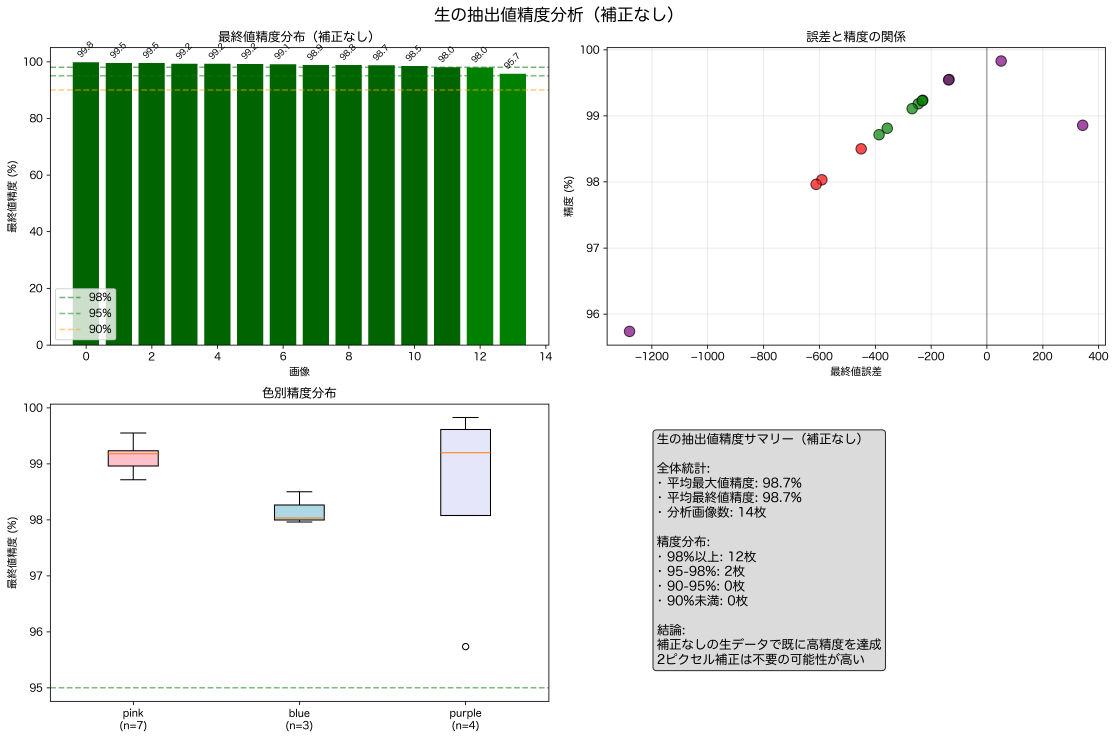
#> input picture archive_temp_files/raw_extraction_accuracy_analysis.png, 4464 x 2957 px, given in place of S__78209138_graph_only.png, which was not available (shown at 1/4 size)
$ python draw_accurate_grid_v6.py
#> lines starting #> are read from the running program, lines starting #| are printed output that depends on the picture
#!/usr/bin/env python3
"""
正確なゼロライン検出とグリッド表示（追加10%アップ版）
現在のスケール135.6から更に10%アップ
"""

import cv2
import numpy as np
import matplotlib.pyplot as plt
import matplotlib.patches as patches
from pathlib import Path
import platform

# 日本語フォント設定
if platform.system() == 'Darwin':  # macOS
    plt.rcParams['font.family'] = 'Hiragino Sans'

def draw_grid_with_additional_scale(img_path, output_path="grid_overlay_final_adjustment.png"):
    """追加調整されたスケールでグリッド付き画像を生成"""
#> called with output_path = 'grid_overlay_final_adjustment.png'

    # 画像読み込み
    img = cv2.imread(img_path)
#> img is the input picture: shape (2957, 4464, 3); mean B, G, R 215.8, 228.6, 215.9
    if img is None:
        print("画像の読み込みに失敗しました")
        return

    # BGR to RGB
    img_rgb = cv2.cvtColor(img, cv2.COLOR_BGR2RGB)
    height, width = img.shape[:2]
#> height = 2957; width = 4464

    # スケール設定（135.6の10%アップ）
    current_scale = 135.6
    scale_increase = 1.10  # 10%アップ
    scale = current_scale * scale_increase

    print(f"スケール調整:")
    print(f"  前回: 1px = {current_scale}")
    print(f"  10%アップ後: 1px = {scale:.1f}")
    print(f"  初期値(130.4)からの総増加率: {(scale/130.4-1)*100:.1f}%")

    zero_y = 250

    # matplotlib図を作成
    fig, ax = plt.subplots(figsize=(12, 8))
    ax.imshow(img_rgb)

    # ゼロライン（太い黒線）
    ax.axhline(y=zero_y, color='black', linewidth=3, label=f'Zero Line (Y={zero_y})')

    # グリッド線を描画
    grid_config = {
        30000: {'color': '#FF1493', 'width': 2.5, 'style': '-', 'alpha': 0.9},
        25000: {'color': '#FF1493', 'width': 1.2, 'style': '--', 'alpha': 0.6},
        20000: {'color': '#FF69B4', 'width': 2, 'style': '--', 'alpha': 0.8},
        15000: {'color': '#FF69B4', 'width': 1.2, 'style': ':', 'alpha': 0.6},
        10000: {'color': '#FFB6C1', 'width': 1.5, 'style': '--', 'alpha': 0.8},
        5000: {'color': 'gray', 'width': 0.5, 'style': ':', 'alpha': 0.5}
    }

    # プラス側とマイナス側の両方を描画
    for value in [30000, 25000, 20000, 15000, 10000, 5000, -5000, -10000, -15000, -20000, -25000, -30000]:
        y_pos = zero_y - (value / scale)

        # 画像範囲内かチェック
        if -10 <= y_pos <= height + 10:
            if value == 0:
                continue

            # 設定を取得
            abs_value = abs(value)
            if abs_value in grid_config:
                config = grid_config[abs_value]
            else:
                continue

            # 画像範囲内のみ描画
            if 0 <= y_pos <= height:
                ax.axhline(y=y_pos, color=config['color'], linewidth=config['width'],
                          alpha=config['alpha'], linestyle=config['style'])

            # ラベル（主要な線のみ）
            if abs_value % 10000 == 0 and 15 <= y_pos <= height - 15:
                label_text = f'{value:+,}'
                # 位置を調整
                if value > 0:
                    label_x = 10  # プラス値は左側
                else:
                    label_x = width - 90  # マイナス値は右側

                ax.text(label_x, y_pos - 5, label_text,
                       fontsize=12, color=config['color'],
                       weight='bold',
                       bbox=dict(boxstyle='round,pad=0.3', facecolor='white', alpha=0.8))

    # 実際の表示範囲
    top_value = (zero_y - 0) * scale
    bottom_value = (zero_y - (height-1)) * scale
#> bottom_value = -403627

    ax.text(width//2, 20, f'表示範囲: 約+{int(top_value):,} 〜 約{int(bottom_value):,}',
           ha='center', fontsize=11, color='darkblue', weight='bold',
           bbox=dict(boxstyle='round,pad=0.4', facecolor='lightyellow', alpha=0.9))

    # 縦のグリッド線（時間軸の目安）
    for x in range(100, int(width), 100):
        ax.axvline(x=x, color='gray', linewidth=0.3, alpha=0.3)

    # タイトルと情報
    ax.set_title('パチンコグラフ - 最終調整グリッド表示', fontsize=16, pad=20)
    ax.text(width//2, -30, f'ゼロライン: Y={zero_y} | スケール: 1px = {scale:.1f}',
           ha='center', fontsize=12, color='blue')

    # 軸の設定
    ax.set_xlim(0, width)
    ax.set_ylim(height, 0)  # Y軸を反転
    ax.axis('off')

    # 凡例
    legend_elements = [
        patches.Patch(color='black', label=f'ゼロライン (Y={zero_y})'),
        patches.Patch(color='#FF1493', label='±30,000 / ±25,000'),
        patches.Patch(color='#FF69B4', label='±20,000 / ±15,000'),
        patches.Patch(color='#FFB6C1', label='±10,000'),
        patches.Patch(color='gray', label='±5,000 (補助線)')
    ]
    ax.legend(handles=legend_elements, loc='upper right', fontsize=10)

    plt.tight_layout()
    plt.savefig(output_path, dpi=150, bbox_inches='tight')
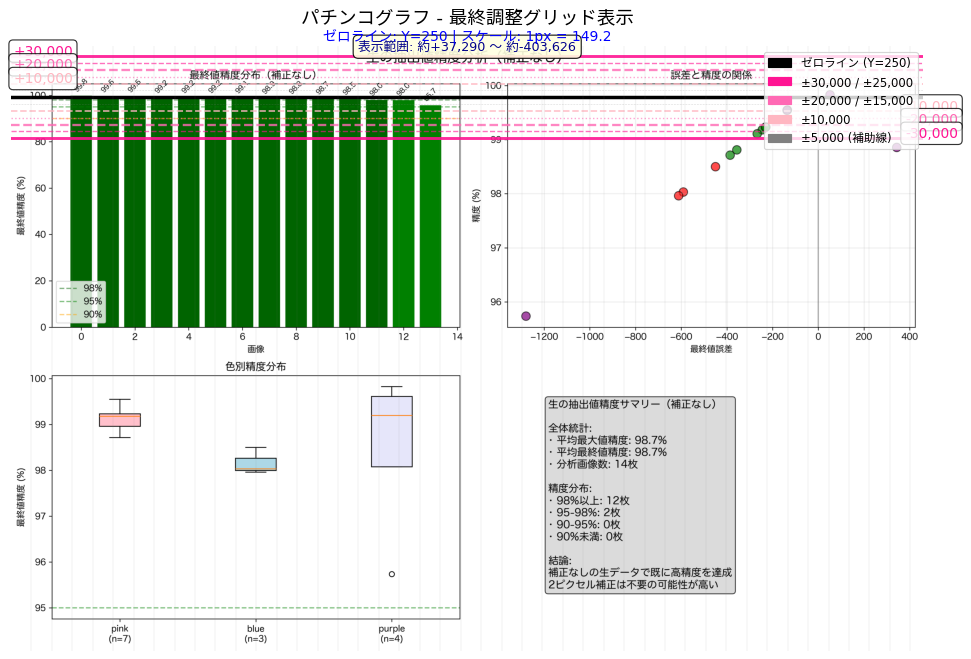
#> figure drawn by matplotlib, 1 panel
    print(f"最終調整グリッド付き画像を保存: {output_path}")

    # グリッド位置の詳細情報
    print("\n【グリッド位置情報】")
    print(f"{'値':>8} | {'Y座標':>8} | {'ゼロからの距離':>12}")
    print("-" * 35)
    for value in [30000, 20000, 10000, 0, -10000, -20000, -30000]:
        y_pos = zero_y - (value / scale)
        distance = abs(y_pos - zero_y)
        print(f"{value:+8,} | {y_pos:8.1f} | {distance:12.1f}px")

    return scale

if __name__ == "__main__":
    # メイン画像
    main_image = "graphs/manual_crop/cropped/S__78209138_graph_only.png"

    # 追加調整されたスケールで描画
    draw_grid_with_additional_scale(main_image)

$ run again, on images/sample.png
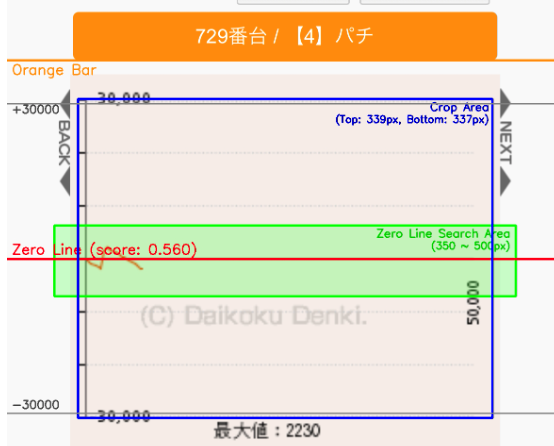
#> input picture images/sample.png, 554 x 446 px, given in place of S__78209138_graph_only.png, which was not available
#> in draw_grid_with_additional_scale, img is the input picture: shape (446, 554, 3); mean B, G, R 204.3, 222.8, 231
#> in draw_grid_with_additional_scale, `plt.savefig(output_path, dpi=150, bbox_inches='tight')`:
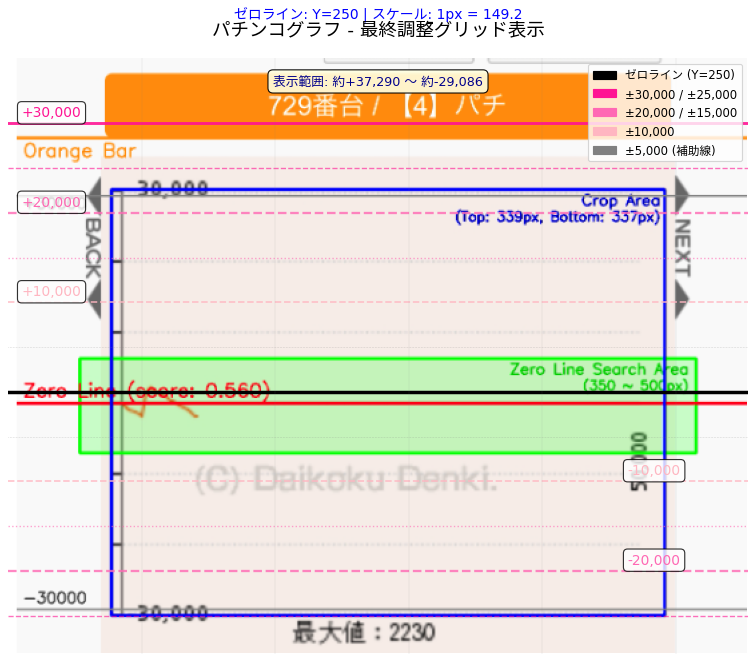
#> figure drawn by matplotlib, 1 panel
